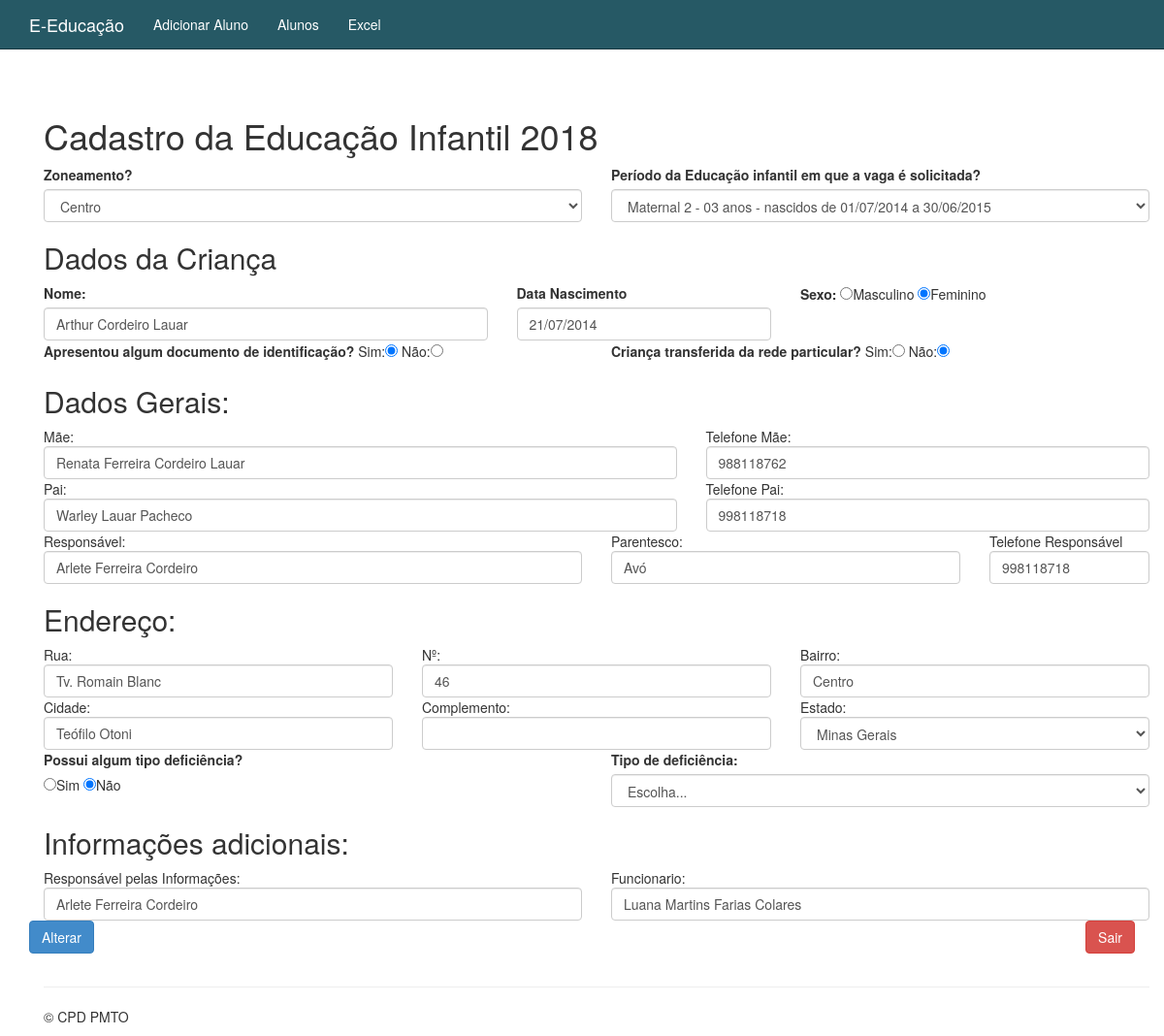
The app's page /aluno-altera-formulario.php?ID=1 with its own data.
### tables this page shows
CREATE TABLE IF NOT EXISTS `aluno` (
  `ID` int(5) UNSIGNED ZEROFILL NOT NULL AUTO_INCREMENT,
  `Nome` varchar(255) DEFAULT NULL,
  `Mae` varchar(255) DEFAULT NULL,
  `Pai` varchar(255) DEFAULT NULL,
  `Responsavel` varchar(255) DEFAULT NULL,
  `Sexo` varchar(255) DEFAULT NULL,
  `Nascimento` varchar(20) DEFAULT NULL,
  `Rua` varchar(255) DEFAULT NULL,
  `Numero` varchar(10) DEFAULT NULL,
  `Bairro` varchar(60) DEFAULT NULL,
  `Cidade` varchar(30) DEFAULT NULL,
  `Estado` varchar(20) DEFAULT NULL,
  `Complemento` varchar(255) DEFAULT NULL,
  `Zoneamento` varchar(100) DEFAULT NULL,
  `Vaga` varchar(255) DEFAULT NULL,
  `Deficiente` varchar(20) DEFAULT NULL,
  `Deficiente_Qual` varchar(20) DEFAULT NULL,
  `Tel_Mae` varchar(150) DEFAULT NULL,
  `Tel_Pai` varchar(150) DEFAULT NULL,
  `Tel_Responsavel` varchar(150) DEFAULT NULL,
  `Parentesco` varchar(20) DEFAULT NULL,
  `Doc_Identificacao` varchar(20) DEFAULT NULL,
  `Transf_Particular` varchar(20) DEFAULT NULL,
  `Bolsa_Familia` varchar(20) DEFAULT NULL,
  `Num_Cartao` varchar(200) DEFAULT NULL,
  `Renda` varchar(255) DEFAULT NULL,
  `Resp_Trabalha` varchar(20) DEFAULT NULL,
  `Moradia` varchar(20) DEFAULT NULL,
  `Quando` timestamp NULL DEFAULT NULL,
  `Resp_Informacao` varchar(255) DEFAULT NULL,
  `Funcionario` varchar(255) DEFAULT NULL,
  PRIMARY KEY (`ID`)
);

### banco-aluno.php (called while the page is built, shortened)
<?php
function buscaAluno($conexao, $ID) {
	$query = "select * from aluno where ID = {$ID}";
	$resultado = mysqli_query($conexao, $query);
	return mysqli_fetch_assoc($resultado);
}

### aluno-altera-base.php (the view, shortened to what this page needs)
<h1>Cadastro da Educação Infantil 2018</h1>
<div class="row">
	<div class="col-md-6"><label>Zoneamento?</label>
	<select class="form-control" name="Zoneamento" required>
	<option value="Centro" <?php if($aluno['Zoneamento']=="Centro") echo "selected";?>>Centro</option>
	</select>
</div>
<div class="col-md-6">
	<label>Período da Educação infantil em que a vaga é solicitada?</label>
<select name="Vaga" class="form-control" required>
	<option value="Maternal 2"<?php if($aluno['Vaga']=="Maternal 2") echo "selected";?>>Maternal 2 - 03 anos - nascidos de 01/07/2014 a 30/06/2015</option>
</select>
</div>
</div>
<h2>Dados da Criança</h2>
<div class="row">
	<div class="col-md-5"><label>Nome:</label>
	<input class="form-control" type="text" name="Nome" required value="<?php echo $aluno['Nome']?>">
	</div>
	<div class="col-md-3"><label>Data Nascimento</label>
	<input type="text" name="Nascimento" value="<?php echo $aluno['Nascimento']?>" class="form-control" onkeyup="dataConta(this);" minlength="10" maxlength="10" required onkeypress='return SomenteNumero(event)'>
	</div>
	<div class="col-md-4"><label>Sexo:</label>
		<input type="radio" name="Sexo" value="Masculino" required <?php if($aluno['Sexo']=="Masculino") echo "checked";?>>Masculino
		<input type="radio" name="Sexo" value="Feminino" <?php if($aluno['Sexo']=="Feminino") echo "checked";?>>Feminino
	</div>
</div>
<div class="row">
	<div class="col-md-6">
	<label>Apresentou algum documento de identificação?</label>
	Sim:<input type="radio" name="Doc_Identificacao" required value="Sim" <?php if($aluno['Doc_Identificacao']=="Sim") echo "checked";?>>
	Não:<input type="radio" name="Doc_Identificacao" value="Não" <?php if($aluno['Doc_Identificacao']=="Não") echo "checked";?>>
	</div>
	<div class="col-md-6">
	<label>Criança transferida da rede particular?</label>
	Sim:<input type="radio" name="Transf_Particular" required value="Sim" <?php if($aluno['Transf_Particular']=="Sim") echo "checked";?>>
	Não:<input type="radio" name="Transf_Particular" value="Não" <?php if($aluno['Transf_Particular']=="Não") echo "checked";?>>
	</div>
</div>
<h2>Dados Gerais:</h2>
<div class="row">
	<div class="col-md-7">Mãe:
	<input  class="form-control" type="text" name="Mae" value="<?php echo $aluno['Mae']?>">
    </div>
    <div class="col-md-5">Telefone Mãe:
	<input type="text" name="Tel_Mae" class="form-control" value="<?php echo $aluno['Tel_Mae']?>">
	</div>
</div>
<div class="row">
	<div class="col-md-7">
	Pai:<input type="text" name="Pai" class="form-control" value="<?php echo $aluno['Pai']?>">
    </div>
    <div class="col-md-5">
	Telefone Pai:<input type="text" name="Tel_Pai" class="form-control" value="<?php echo $aluno['Tel_Pai']?>">
	</div>
</div>
<div class="row">
	<div class="col-md-6">Responsável:
	<input type="text" name="Responsavel" class="form-control" value="<?php echo $aluno['Responsavel']?>">
    </div>
    <div class="col-md-4">Parentesco:
	<input type="text" name="Parentesco" class="form-control" value="<?php echo $aluno['Parentesco']?>">
	</div>
	<div class="col-md-2">Telefone Responsável
	<input type="text" name="Tel_Responsavel" class="form-control" value="<?php echo $aluno['Tel_Responsavel']?>">
	</div>
</div>
<h2>Endereço:</h2>
<div class="row">
    <div class="col-md-4">Rua:
    <input  class="form-control" type="text" name="Rua" value="<?php echo $aluno['Rua']?>">
    </div>
    <div class="col-md-4">Nº:
   	<input type="text" name="Numero" class="form-control" value="<?php echo $aluno['Numero']?>">
   </div>
    <div class="col-md-4">Bairro:
	<input  class="form-control" type="text" name="Bairro" value="<?php echo $aluno['Bairro']?>">
    </div>
</div>
<div class="row">
    <div class="col-md-4">Cidade:
	<input  class="form-control" type="text" name="Cidade" value="<?php echo $aluno['Cidade']?>">
   </div>
   <div class="col-md-4">Complemento:
   	<input type="text" name="Complemento" class="form-control" value="<?php echo $aluno['Complemento']?>">
   </div>
   <div class="col-md-4">Estado:
   	<select class="form-control" name="Estado">
     <option value="Minas Gerais"<?php if($aluno['Estado']=='Minas Gerais') echo "selected";?>>Minas Gerais</option>
   	</select>
   </div>
</div>
<div class="row">
         <div class="col-md-6">
         <label>Possui algum tipo deficiência?</label><br />
	 <input type="radio" onclick="document.getElementById('Deficiente_Qual').disabled=false;" name="Deficiente" id="DeficienteS" value="SIM"<?php if($aluno['Deficiente']=="SIM")echo "checked";?>  required/>Sim
         <input type="radio" onclick="document.getElementById('Deficiente_Qual').disabled=true;" name="Deficiente" id="DeficienteN" value="NAO"<?php if($aluno['Deficiente']=="NAO")echo "checked"; ?>/>Não
         </div>
         <div class="col-md-6">
            <label>Tipo de deficiência:</label>
             <select name="Deficiente_Qual" class="form-control" id="Deficiente_Qual" required value="<?php echo $aluno['Deficiente_Qual']?>">
                 <option value="">Escolha...</option>
             </select>
         </div>
</div>
<h2>Informações adicionais:</h2>
<div class="row">
	<div class="col-md-6">
		Responsável pelas Informações: <input type="text" name="Resp_Informacao" class="form-control" required value="<?php echo $aluno['Resp_Informacao'] ?>">
	</div>
	<div class="col-md-6">
		Funcionario: <input type="text" name="Funcionario" class="form-control" required value="<?php echo $aluno['Funcionario'] ?>">
	</div>
</div>

### cabecalho.php (shortened to what this page needs)
<html>
<head>
	<link href="css/bootstrap.css" rel="stylesheet">
</head>
<body>
	<div class="navbar navbar-inverse navbar-fixed-top">
		<div class="container">
			<div class="navbar-header">
				<a class="navbar-brand" href="index.php">E-Educação</a>
			</div>
			<div>
				<ul class="nav navbar-nav">
					<li><a href="aluno-formulario.php">Adicionar Aluno</a></li>
					<li><a href="aluno-lista.php">Alunos</a></li>
					<li><a href="lista-excel.php">Excel</a></li>
				</ul>
			</div>
		</div>
	</div>
	<div class="container" style="padding-top: 100px" class="col-md-12">
		<div class="principal">

### aluno-altera-formulario.php (shortened to what this page needs)
<?php require_once("cabecalho.php");
require_once("banco-aluno.php");
$ID = $_GET['ID'];
$aluno = buscaAluno($conexao, $ID);
?>
	<form action="altera-aluno.php" method="post">
		<div class="container container-fluid">
			<?php include("aluno-altera-base.php"); ?>
		</div>
		<tr>
				<td>
					<button class="btn btn-primary" type="submit">Alterar</button>
					<span class="pull-right"><a href="sair.php" class="btn btn-danger">Sair</a></span>
				</td>
			</tr>
	</form>
<?php include("rodape.php"); ?>

### rodape.php
<footer class="container hidden-print">
   <hr />
   <p>&copy; CPD PMTO
   </p>
  </footer>
		</div>
	</div>
</body>
</html>

### records on screen
aluno: Zoneamento "Centro", Vaga "Maternal 2 - 03 anos - nascidos de 01/07/2014 a 30/06/2015", Nome "Arthur Cordeiro Lauar", Nascimento "21/07/2014", Sexo "☑", Doc_Identificacao "☑", Transf_Particular "☑", Mae "Renata Ferreira Cordeiro Lauar", Tel_Mae "988118762", Pai "Warley Lauar Pacheco", Tel_Pai "998118718", Responsavel "Arlete Ferreira Cordeiro", Parentesco "Avó", Tel_Responsavel "998118718", Rua "Tv. Romain Blanc", Numero "46", Bairro "Centro", Cidade "Teófilo Otoni", Estado "Minas Gerais", Deficiente "☑", Resp_Informacao "Arlete Ferreira Cordeiro", Funcionario "Luana Martins Farias Colares"
